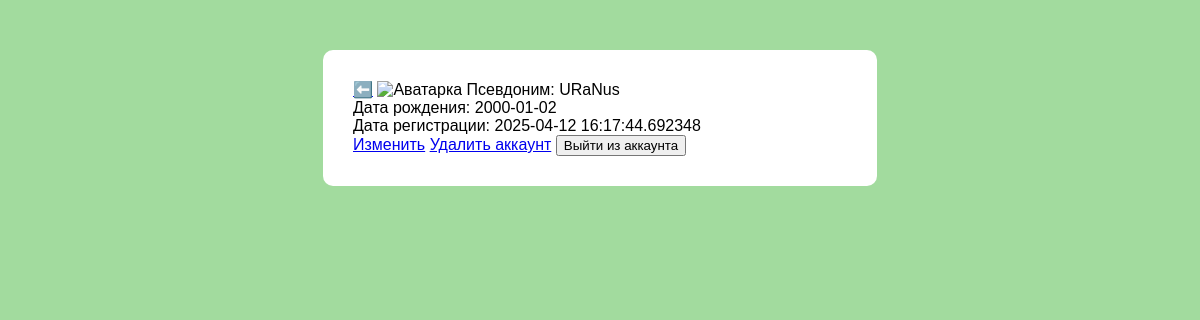
Screenshot of /profile (signed in) with the database file from the repository.
### data/users.py (models this page shows, shortened)
class User(SqlAlchemyBase):
    __tablename__ = 'users'
    id = sqlalchemy.Column(sqlalchemy.Integer, primary_key=True, autoincrement=True)
    username = sqlalchemy.Column(sqlalchemy.String)
    email = sqlalchemy.Column(sqlalchemy.String, unique=True)
    hashed_password = sqlalchemy.Column(sqlalchemy.String)
    avatar = sqlalchemy.Column(sqlalchemy.String)
    birth_date = sqlalchemy.Column(sqlalchemy.Date)
    modified_date = sqlalchemy.Column(sqlalchemy.DateTime, default=datetime.datetime.now)
    novels = orm.relationship('Novel', back_populates='user')

### main.py (the view)
@app.route('/profile', methods=['GET', 'POST'])
def profile():
    if 'user_id' not in session:
        return render_template('base.html', title='Главная страница')
    db_sess = db_session.create_session()
    user = db_sess.query(User).filter_by(id=session['user_id']).first()
    clean_avatar = user.avatar.replace('\\', '/').replace('static', '')
    param = {
        'title': 'Профиль',
        'username': user.username,
        'birth_date': user.birth_date,
        'modified_date': user.modified_date,
        'avatar': url_for('static', filename=clean_avatar)
    }
    if request.method == 'POST':
        if user is not None:
            session['user_id'] = None
            return redirect('/')
        else:
            return redirect('/login')
    return render_template('profile.html', **param)

### data/db_session.py (called while the page is built)
def create_session() -> Session:
    global __factory
    return __factory()

### templates/profile.html
{% extends "form_base.html" %}
{% block content %}
    <form method="post">
        <a href="/main_page">⬅️</a>
        <img src="{{avatar}}" alt="Аватарка">
        <label>Псевдоним: {{username}}</label><br>
        <label>Дата рождения: {{birth_date}}</label><br>
        <label>Дата регистрации: {{modified_date}}</label><br>
        <a href="/edit_profile">Изменить</a>
        <a href="/del_profile">Удалить аккаунт</a>
        <input type="submit" value="Выйти из аккаунта">
    </form>
{% endblock %}

### static/css/form_base.css (style rules this page uses)
form { border-radius: 10px; font-family: "Kelly Slab", sans-serif; margin-top: 50px; margin-left: 315px; margin-right: 315px; padding: 30px; background-color: white; }

### rows the page displays
User: username "URaNus", birth_date "2000-01-02", modified_date "2025-04-12 16:17:44.692348"
